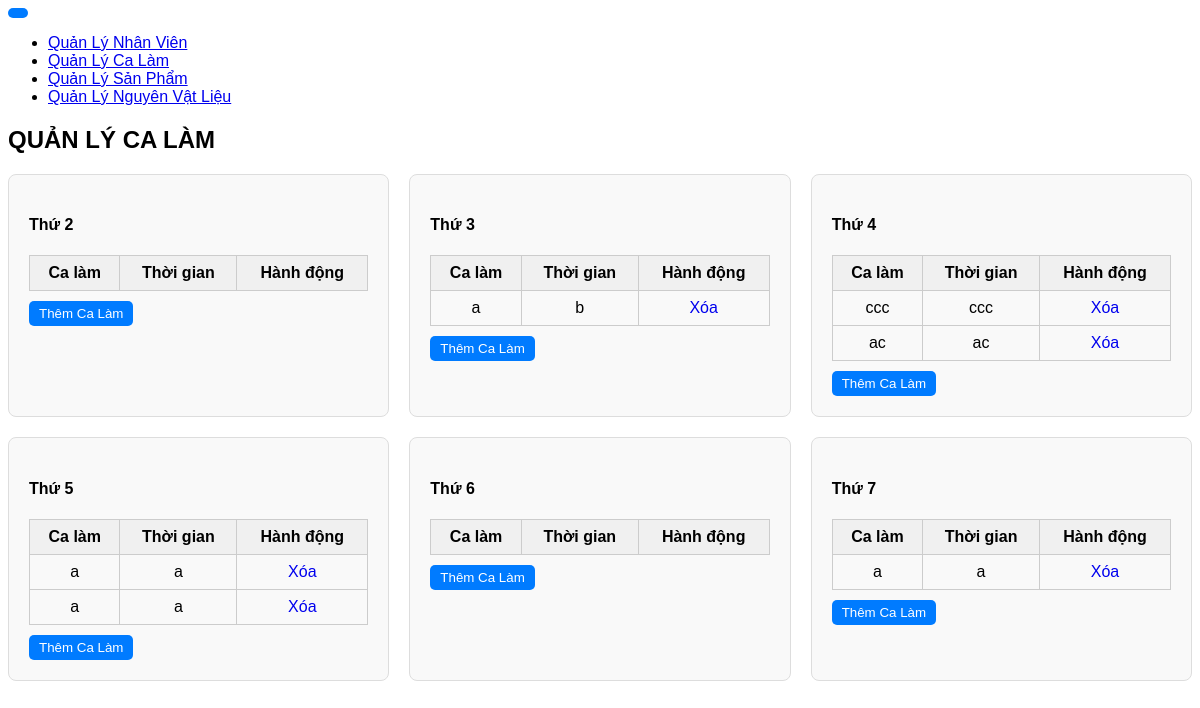
Before: /page/calam/index.php with the older database file.
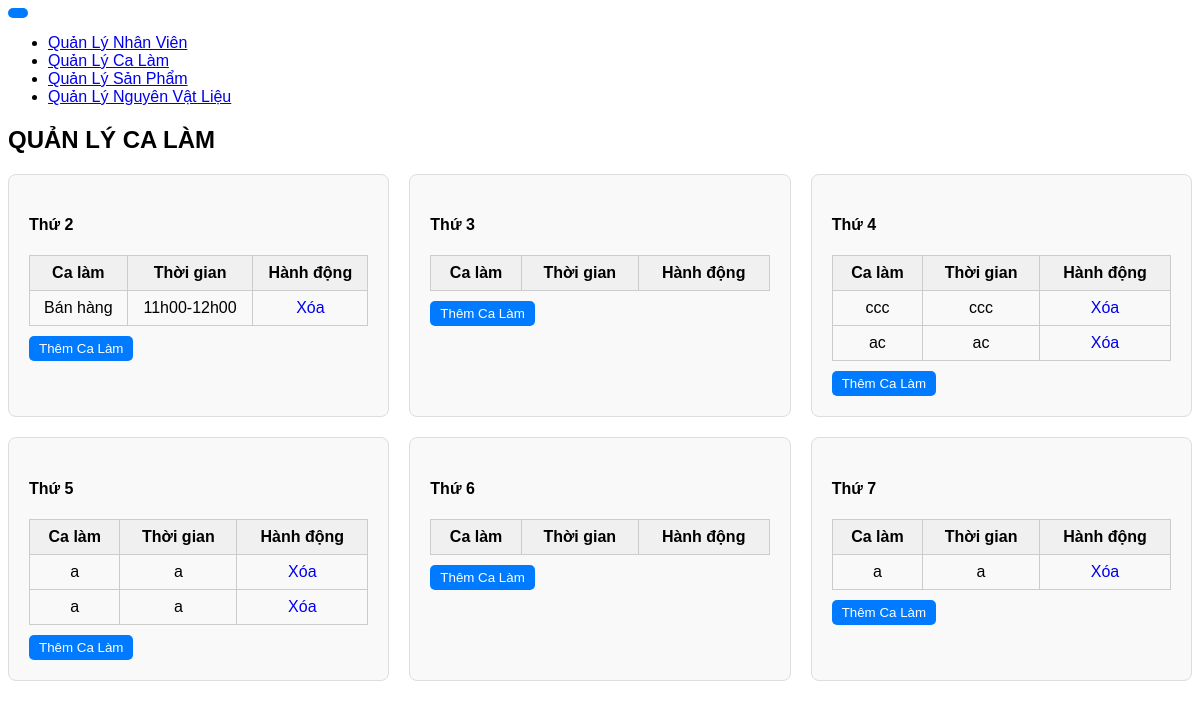
After: the same page with the newer database file.
### tables this page shows
CREATE TABLE `calam` (
  `maCa` int(11) NOT NULL,
  `thu` int(11) NOT NULL,
  `tenCa` varchar(20) NOT NULL,
  `thoigian` varchar(30) NOT NULL
);

### class/classdb.php (called while the page is built, shortened)
<?php
    class database{
        private function ketnoi(){
            $conn=new mysqli("localhost","root","","thedreamteam");
            if($conn->connect_error){
                echo "Kết nối thất bại!";
                exit();
            }
            else{
                return $conn;
            }
        }
        public function laydulieu($sql)
        {
            $arr = array();
            $link = $this->ketnoi();
            $result = $link->query($sql);
            if ($result->num_rows) {
                while ($row = $result->fetch_assoc()) {
                    $arr[] = $row;
                }
            }
            return $arr;
        }
    }
?>

### page/calam/index.php (the view, shortened to what this page needs)
<nav class="navbar navbar-expand-lg navbar-light bg-light">
        <div class="container">
            <button class="navbar-toggler" type="button" data-bs-toggle="collapse" data-bs-target="#navbarNav" aria-controls="navbarNav" aria-expanded="false" aria-label="Toggle navigation">
            </button>
            <div class="collapse navbar-collapse" id="navbarNav">
                <ul class="navbar-nav">
                    <li class="nav-item">
                        <a class="nav-link" href="index.php?page=quanly">Quản Lý Nhân Viên</a>
                    </li>
                    <li class="nav-item active">
                        <a class="nav-link" href="index.php?page=calam">Quản Lý Ca Làm</a>
                    </li>
                    <li class="nav-item">
                        <a class="nav-link" href="index.php?page=quanlysanpham">Quản Lý Sản Phẩm</a>
                    </li>
                    <li class="nav-item">
                        <a class="nav-link" href="index.php?page=nguyenvatlieu">Quản Lý Nguyên Vật Liệu</a>
                    </li>
                </ul>
            </div>
        </div>
    </nav>
<section>
    <div class="container mt-5">
        <h2 class="text-center pb-4">QUẢN LÝ CA LÀM</h2>
        <div class="schedule-wrapper">
            <?php
            $obj= new database();
            for ($i = 2; $i <= 7; $i++) {
                $sql = 'select * from calam where thu = ' . $i . '';
                $result = $obj->laydulieu($sql);
                echo '<div class="day-schedule">';
                echo '<h4>Thứ ' . $i . '</h4>';
                echo '<table>
                    <thead>
                        <tr>
                            <th>Ca làm</th>
                            <th>Thời gian</th>
                            <th>Hành động</th>
                        </tr>
                    </thead>
                    <tbody>';
                for ($j = 0; $j < count($result); $j++) {
                    echo "<tr>
                    <td>" . $result[$j]['tenCa'] . "</td>
                    <td>" . $result[$j]['thoigian'] . "</td>
                    <td>
                        <a style='text-decoration: none;' href='index.php?page=calam&id={$result[$j]['maCa']}'>Xóa</a>
                    </td>
                </tr>";
                }
                echo '</tbody>
                </table>
                <button onclick="openModal('.$i.')">Thêm Ca Làm</button>
            </div>';
            }
            ?>
        </div>
    </div>
</section>

Changed rows visible on the page:
removed calam: tenCa "a", thoigian "b"
added calam: tenCa "Bán hàng", thoigian "11h00-12h00"
